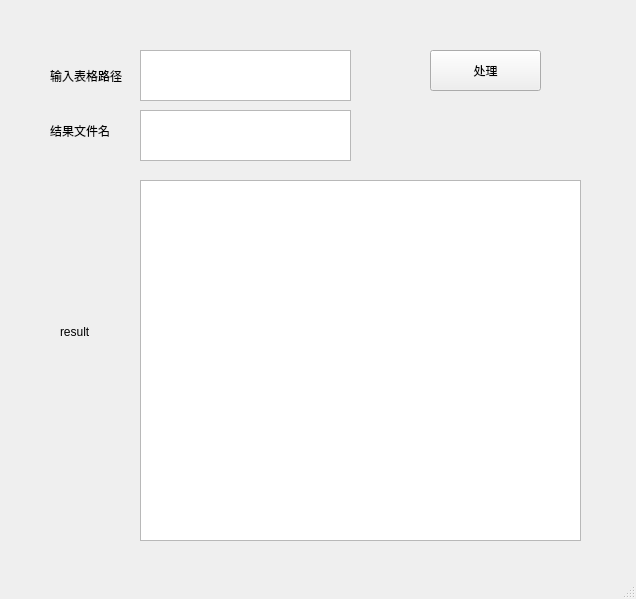
<?xml version="1.0" encoding="UTF-8"?>
<ui version="4.0">
 <class>MainWindow</class>
 <widget class="QMainWindow" name="MainWindow">
  <property name="geometry">
   <rect>
    <x>0</x>
    <y>0</y>
    <width>636</width>
    <height>599</height>
   </rect>
  </property>
  <property name="windowTitle">
   <string>MainWindow</string>
  </property>
  <widget class="QWidget" name="centralwidget">
   <widget class="QLabel" name="label">
    <property name="geometry">
     <rect>
      <x>50</x>
      <y>60</y>
      <width>91</width>
      <height>31</height>
     </rect>
    </property>
    <property name="text">
     <string>输入表格路径</string>
    </property>
   </widget>
   <widget class="QLabel" name="label_2">
    <property name="geometry">
     <rect>
      <x>50</x>
      <y>120</y>
      <width>71</width>
      <height>21</height>
     </rect>
    </property>
    <property name="text">
     <string>结果文件名</string>
    </property>
   </widget>
   <widget class="QTextEdit" name="path_in">
    <property name="geometry">
     <rect>
      <x>140</x>
      <y>50</y>
      <width>211</width>
      <height>51</height>
     </rect>
    </property>
   </widget>
   <widget class="QTextEdit" name="path_out">
    <property name="geometry">
     <rect>
      <x>140</x>
      <y>110</y>
      <width>211</width>
      <height>51</height>
     </rect>
    </property>
   </widget>
   <widget class="QLabel" name="label_3">
    <property name="geometry">
     <rect>
      <x>60</x>
      <y>316</y>
      <width>71</width>
      <height>31</height>
     </rect>
    </property>
    <property name="text">
     <string>result</string>
    </property>
   </widget>
   <widget class="QPushButton" name="pushButton">
    <property name="geometry">
     <rect>
      <x>430</x>
      <y>50</y>
      <width>111</width>
      <height>41</height>
     </rect>
    </property>
    <property name="text">
     <string>处理</string>
    </property>
   </widget>
   <widget class="QTextEdit" name="result_win">
    <property name="geometry">
     <rect>
      <x>140</x>
      <y>180</y>
      <width>441</width>
      <height>361</height>
     </rect>
    </property>
   </widget>
  </widget>
  <widget class="QMenuBar" name="menubar">
   <property name="geometry">
    <rect>
     <x>0</x>
     <y>0</y>
     <width>636</width>
     <height>32</height>
    </rect>
   </property>
  </widget>
  <widget class="QStatusBar" name="statusbar"/>
 </widget>
 <resources/>
 <connections/>
</ui>
